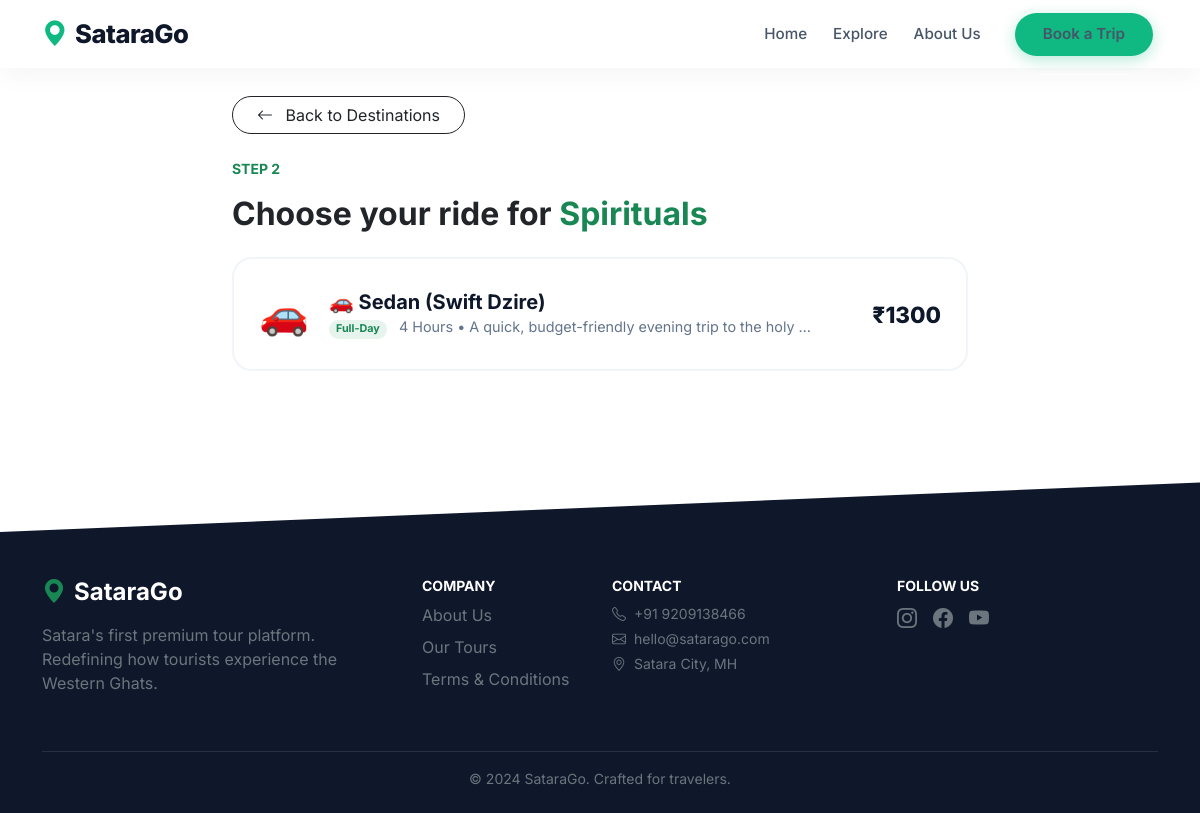
The page /tours/?spot=Spiritual on the database its author committed.
### tours/models.py (models this page shows, shortened)
class Tour(models.Model):
    CATEGORY_CHOICES = (
        ('Nature', 'Nature & Flowers'),
        ('Fort', 'Historical Forts'),
        ('Waterfall', 'Waterfalls'),
        ('Spiritual', 'Spiritual & Temples'),
        ('Student', '🎓 Student Special'),
    )
    VEHICLE_CHOICES = (
        ('Sedan', '🚗 Sedan (Swift Dzire)'),
        ('SUV', '🚙 SUV (Innova)'),
        ('Auto', '🛺 Auto Rickshaw'),
        ('Tempo', '🚐 Tempo Traveller'),
    )
    PACKAGE_CHOICES = (
        ('Half-Day', 'Half-Day (4-5 Hrs)'),
        ('Full-Day', 'Full-Day (8-10 Hrs)'),
        ('Custom', 'Custom Package'),
    )
    name = models.CharField(max_length=200)
    description = models.TextField()
    image = models.ImageField(upload_to='tour_images/', blank=True, null=True)
    category = models.CharField(max_length=50, choices=CATEGORY_CHOICES, default='Nature')
    vehicle_type = models.CharField(max_length=50, choices=VEHICLE_CHOICES, default='Sedan')
    package_type = models.CharField(max_length=50, choices=PACKAGE_CHOICES, default='Full-Day')
    duration_hours = models.IntegerField()
    price = models.IntegerField(help_text="Price in INR")
    is_active = models.BooleanField(default=True)

### tours/views.py (the view)
# urls.py: path('tours/', views.all_tours, name='all_tours'), # This fixes the error!
def all_tours(request):
    all_tours = Tour.objects.filter(is_active=True)
    categories = all_tours.values_list('category', flat=True).distinct()
    selected_spot = request.GET.get('spot')
    if selected_spot:
        tours = all_tours.filter(category=selected_spot)
    else:
        tours = all_tours
    return render(request, 'tour_list.html', {
        'tours': tours,
        'categories': categories,
        'selected_spot': selected_spot
    })

### tours/templates/tour_list.html (shortened to what this page needs)
{% extends 'base.html' %}
{% load static %}
{% block content %}
<div class="container py-5 mt-5">
    {% if not selected_spot %}
        <div class="text-center mb-5">
            <p class="text-uppercase text-success fw-bold small">Step 1</p>
            <h2 class="fw-bold display-6">Where do you want to go?</h2>
            <p class="text-muted">Select a destination to see available rides</p>
        </div>
        <div class="row g-4 justify-content-center">
            {% for category in categories %}
            <div class="col-md-6 col-lg-4">
                <a href="?spot={{ category }}" class="text-decoration-none">
                    <div class="spot-card">
                        {% if category == 'Nature' %}
                            <img src="{% static 'images/kaas.jpg' %}" class="spot-bg" alt="Kaas Plateau">
                            <div class="spot-overlay">
                                <h4>🌸 {{ category }} & Flowers</h4>
                                <small class="opacity-75">Kaas Plateau, Vasota</small>
                            </div>
                        {% elif category == 'Waterfall' %}
                            <img src="{% static 'images/thoseghar.jpg' %}" class="spot-bg" alt="Thoseghar">
                            <div class="spot-overlay">
                                <h4>💧 {{ category }}s</h4>
                                <small class="opacity-75">Thoseghar, Vajrai</small>
                            </div>
                        {% elif category == 'Fort' %}
                            <img src="{% static 'images/sajjangad.jpg' %}" class="spot-bg" alt="Sajjangad">
                            <div class="spot-overlay">
                                <h4>🏰 Historical {{ category }}s</h4>
                                <small class="opacity-75">Sajjangad, Ajinkyatara</small>
                            </div>
                        {% else %}
                            <img src="{% static 'images/temple.jpg' %}" class="spot-bg" alt="Temple">
                            <div class="spot-overlay">
                                <h4>🙏 {{ category }}</h4>
                                <small class="opacity-75">Temples & Spiritual Sites</small>
                            </div>
                        {% endif %}
                    </div>
                </a>
            </div>
            {% empty %}
            <div class="col-12 text-center">
                <h4 class="text-muted">No destinations added yet.</h4>
                <a href="/admin/tours/tour/add/" class="btn btn-dark mt-3 rounded-pill px-4">Add Tours in Admin</a>
            </div>
            {% endfor %}
        </div>
    {% else %}
        <div class="row justify-content-center">
            <div class="col-lg-8">
                <a href="{% url 'all_tours' %}" class="btn btn-outline-dark rounded-pill px-4 mb-4">
                    <i class="bi bi-arrow-left me-2"></i> Back to Destinations
                </a>
                <div class="mb-4">
                    <p class="text-uppercase text-success fw-bold small">Step 2</p>
                    <h2 class="fw-bold">Choose your ride for <span class="text-success">{{ selected_spot }}s</span></h2>
                </div>
                {% for tour in tours %}
                <a href="{% url 'tour_detail' tour.id %}" class="text-decoration-none text-dark">
                    <div class="ride-card">
                        <div class="d-flex align-items-center">
                            {% if tour.vehicle_type == 'SUV' %}
                                <div class="ride-icon">🚙</div>
                            {% elif tour.vehicle_type == 'Auto' %}
                                <div class="ride-icon">🛺</div>
                            {% elif tour.vehicle_type == 'Tempo' %}
                                <div class="ride-icon">🚐</div>
                            {% else %}
                                <div class="ride-icon">🚗</div>
                            {% endif %}
                            <div class="ride-details">
                                <h5>{{ tour.get_vehicle_type_display }}</h5>
                                <p><span class="badge bg-success bg-opacity-10 text-success rounded-pill me-2">{{ tour.package_type }}</span> {{ tour.duration_hours }} Hours • {{ tour.description|truncatewords:8 }}</p>
                            </div>
                        </div>
                        <div class="ride-price">₹{{ tour.price }}</div>
                    </div>
                </a>
                {% empty %}
                <div class="text-center py-5 bg-light rounded-4">
                    <i class="bi bi-exclamation-circle fs-1 text-muted"></i>
                    <h5 class="mt-3 text-muted">No rides available for this destination yet.</h5>
                </div>
                {% endfor %}
            </div>
        </div>
    {% endif %}
</div>
{% endblock %}

### tours/templates/base.html (style rules this page uses)
:root { --primary: #10b981; --primary-dark: #059669; --dark: #0f172a; --light-gray: #f8fafc; }
* { font-family: 'Inter', sans-serif; scroll-behavior: smooth; }

### tours/templates/tour_list.html (style rules this page uses)
.ride-card { background: white; border: 2px solid #f1f5f9; border-radius: 20px; padding: 25px; margin-bottom: 15px; cursor: pointer; transition: all 0.3s ease; display: flex; align-items: center; justify-content: space-between; }
.ride-icon { font-size: 2.5rem; margin-right: 20px; }
.ride-details h5 { font-weight: 700; margin-bottom: 2px; color: var(--dark); }
.ride-details p { margin-bottom: 0; color: #64748b; font-size: 0.9rem; }
.ride-price { font-size: 1.4rem; font-weight: 800; color: var(--dark); white-space: nowrap; }

### rows shown on the page
Tour: category "Spiritual", vehicle_type "🚗 Sedan (Swift Dzire)", package_type "Full-Day", duration_hours "4", description "A quick, budget-friendly evening trip to the holy …", price "1300"
